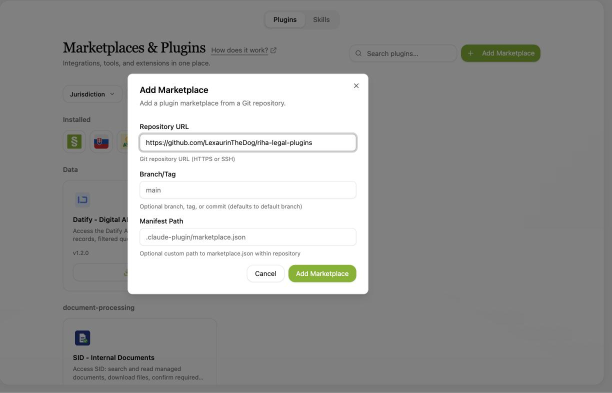
#> input picture promo/shots/01_marketplace.png, 1224 x 786 px, given in place of 01_sablona_word.png, which was not available (shown at 1/2 size)
$ python make_hlavicka.py
#> lines starting #> are read from the running program, lines starting #| are printed output that depends on the picture; pictures that were not available may be replaced by others from this repository, and a replacement may not be noted
### promo/make_frames.py
"""Snímky promo videa: titulkové karty + screenshoty s titulkem. Výstup frames/NN.png (1920x1080)."""
import glob, os
from PIL import Image, ImageDraw, ImageFont

W, H = 1920, 1080
BG, INK, ACC, MUTED = (20, 33, 48), (244, 240, 230), (201, 164, 92), (160, 172, 186)
GAR = os.path.expanduser("~/Library/Fonts/Garamond.ttc")
SANS = "/System/Library/Fonts/Helvetica.ttc"
f = lambda path, size: ImageFont.truetype(path, size)
HERE = os.path.dirname(os.path.abspath(__file__))


def wrap(d, text, font, width):
    lines, cur = [], ""
    for w in text.split():
        t = (cur + " " + w).strip()
        if d.textlength(t, font=font) <= width:
            cur = t
        else:
            lines.append(cur); cur = w
    return lines + [cur]


def card(title, lines=(), kicker="", foot="", qr=None):
#> called with title = 'Hlavičkový papír, smlouva a žaloba', kicker = 'CODEXIS AI · ukázka'
    im = Image.new("RGB", (W, H), BG); d = ImageDraw.Draw(im)
#> after `im = Image.new('RGB', (W, H), BG)`:
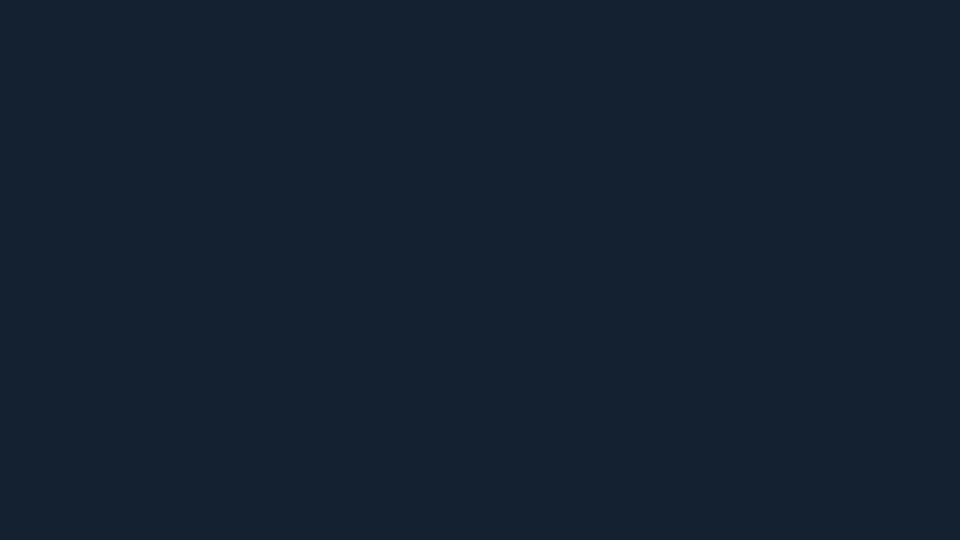
#> im: PIL image 1920x1080 RGB (shown at 1/2 size); mean R, G, B 20, 33, 48
    x, y = 160, 190
    if kicker:
        d.text((x, y), kicker.upper(), font=f(SANS, 30), fill=ACC); y += 70
    for ln in wrap(d, title, f(GAR, 92), W - 2 * x - (520 if qr else 0)):
#> in wrap, `lines, cur = [], ""`: cur = ''
        d.text((x, y), ln, font=f(GAR, 92), fill=INK); y += 104
#> this loop made 2 passes
#> after the loop, y = 468
    y += 40
#> y = 508
    d.line((x, y, x + 180, y), fill=ACC, width=4); y += 60
#> after `y += 60`: y = 568
    for ln in lines:
        for i, part in enumerate(wrap(d, ln, f(SANS, 40), W - 2 * x - (520 if qr else 0))):
            d.text((x, y), part, font=f(SANS, 40), fill=INK if i == 0 and ln[:1].isdigit() else MUTED if not ln[:1].isdigit() else INK); y += 56
        y += 18
#> this loop made 2 passes
#> y on passes 1 to 2: 698, 772
#> after the loop, y = 772
    if qr:
        q = Image.open(qr).convert("RGB").resize((420, 420)); im.paste(q, (W - 160 - 420, 300))
    if foot:
        d.text((x, H - 110), foot, font=f(SANS, 28), fill=MUTED)
    return im


def shot(path, caption):
    im = Image.new("RGB", (W, H), BG); d = ImageDraw.Draw(im)
    s = Image.open(path).convert("RGB"); s.thumbnail((W - 160, H - 230))
    im.paste(s, ((W - s.width) // 2, 50))
    d.rectangle((0, H - 150, W, H), fill=(12, 20, 30))
    d.text((80, H - 112), caption, font=f(SANS, 44), fill=INK)
    return im


def page(path, kicker, title, notes):
    """Stránka dokumentu vlevo přes celou výšku, komentář vpravo."""
    im = Image.new("RGB", (W, H), BG); d = ImageDraw.Draw(im)
    p = Image.open(path).convert("RGB"); p.thumbnail((W, H - 60))
    im.paste(p, (80, 30))
    x, y, w = 80 + p.width + 90, 200, W - (80 + p.width + 90) - 90
    d.text((x, y), kicker.upper(), font=f(SANS, 28), fill=ACC); y += 60
    for ln in wrap(d, title, f(GAR, 64), w):
        d.text((x, y), ln, font=f(GAR, 64), fill=INK); y += 74
    y += 30; d.line((x, y, x + 140, y), fill=ACC, width=4); y += 50
    for n in notes:
        for i, ln in enumerate(wrap(d, n, f(SANS, 34), w)):
            d.text((x, y), ln, font=f(SANS, 34), fill=INK if i == 0 else MUTED); y += 46
        y += 22
    return im


FOOT = "JUDr. Vojtěch Říha, Ph.D. · RIHA legal · výstupy AI vždy ověřuje advokát"
REPO = "github.com/LexaurinTheDog/riha-legal-plugins"
# [39 lines left out: function main, not called in this run]


# [2 lines that do not run on import are left out]

### promo/make_hlavicka.py
"""Video: hlavičkový papír RIHA legal ze zadaných údajů -> smlouva a žaloba (CODEXIS AI)."""
import os
from make_frames import card, shot, page, FOOT, REPO
from build_video import build

HERE = os.path.dirname(os.path.abspath(__file__))
S = os.path.join(HERE, "hlavicka", "shots_v2")
OUT = os.path.join(HERE, "hlavicka", "frames")


seq = [
    (card("Hlavičkový papír, smlouva a žaloba",
          ["Schválená šablona RIHA legal → smlouva o právních službách a žaloba na zaplacení.",
           "Smyšlené strany, údaje klientů ponechány jako [DOPLNIT]."],
          kicker="CODEXIS AI · ukázka", foot=FOOT), 5.5),
    (shot(f"{S}/01_sablona_word.png", "Hlavičkový papír podle vzoru kanceláře – ověřeno ve Wordu (1. a 2. strana)"), 6.5),
    (shot(f"{S}/02_zadani_smlouva.png", "1  Nahraji šablonu a zadám smlouvu o poskytování právních služeb"), 6.0),
    (shot(f"{S}/03_prubeh.png", "Agent ověří zákon o advokacii a tarif a píše jen do těla šablony"), 6.0),
    (page(f"{S}/04_smlouva_str1.png", "Výstup 1 · strana 1", "Smlouva o poskytování právních služeb",
          ["Plná hlavička: IČ, ev. č. ČAK, sídlo, kontakty, účet", "Časová odměna 3 000 Kč, záloha 20 000 Kč",
           "Výslovně: advokát není plátcem DPH", "Údaje klienta [DOPLNIT]"]), 8.0),
    (page(f"{S}/05_smlouva_str2.png", "Výstup 1 · strana 2", "Výpověď podle § 20 ZA a podpisy",
          ["Klient kdykoli, advokát jen ze zákonných důvodů", "15 dnů neodkladných úkonů po skončení",
           "Každá strana má vlastní místo a datum podpisu"]), 7.5),
    (shot(f"{S}/06_zadani_zaloba.png", "2  Na stejném hlavičkovém papíře zadám žalobu na zaplacení"), 6.0),
    (page(f"{S}/07_zaloba_str1.png", "Výstup 2 · strana 1", "Žaloba o zaplacení 245 000 Kč",
          ["Soud podle sídla žalovaného [DOPLNIT]", "Prodlení od 16. 5. 2026",
           "Úrok 11,50 %: repo ČNB k 1. 1. 2026 (3,50 %) + 8 p. b.", "Paušál 1 200 Kč mezi podnikateli"]), 8.0),
    (page(f"{S}/08_zaloba_str2.png", "Výstup 2 · strana 2", "Poplatek, náklady a petit",
          ["Soudní poplatek 5 %: 12 250 Kč", "Odměna 3 × 9 300 Kč + 3 × 450 Kč",
           "Předběžné náklady 41 500 Kč", "Čísla ověřena proti předpisům k 26. 9. 2026"]), 8.5),
    (card("Návrh připraví AI. Podpis zůstává advokátovi.",
          ["Každý výstup před odesláním kontroluje advokát.", "Oborové skilly pro CODEXIS AI: " + REPO],
          kicker="RIHA legal", foot=FOOT, qr=os.path.join(HERE, "qr_marketplace.png")), 6.0),
]
#> in shot, s is the input picture: PIL image 1224x786 RGB; mean R, G, B 152, 152.3, 151.5
#> in shot, `im.paste(s, ((W - s.width) // 2, 50))`:
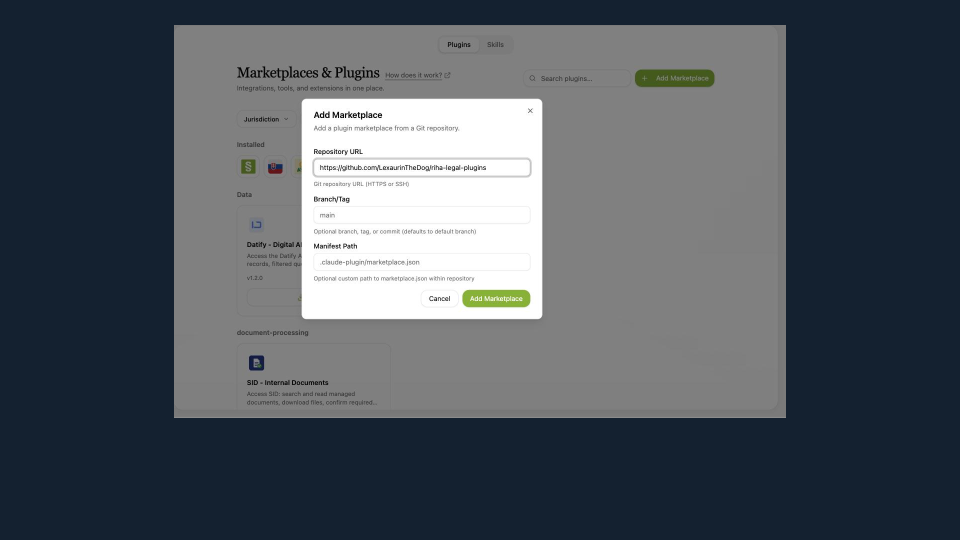
#> im: PIL image 1920x1080 RGB (shown at 1/2 size); mean R, G, B 81.3, 88.4, 96
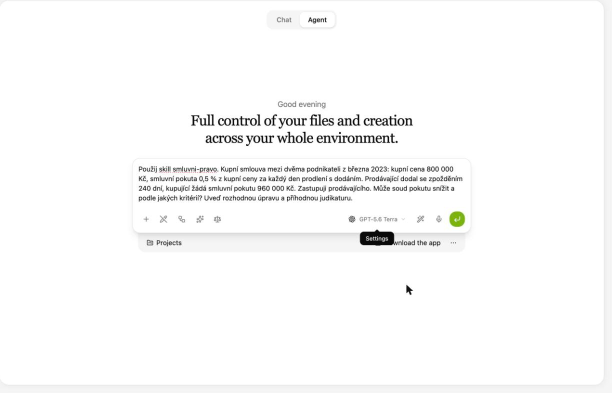
#> input picture promo/shots/02_zadani.png, 1224 x 786 px, given in place of 02_zadani_smlouva.png, which was not available (shown at 1/2 size)
#> in shot, s is the input picture: PIL image 1224x786 RGB; mean R, G, B 249.8, 249.9, 249.7
#> in shot (call 2), `im.paste(s, ((W - s.width) // 2, 50))`:
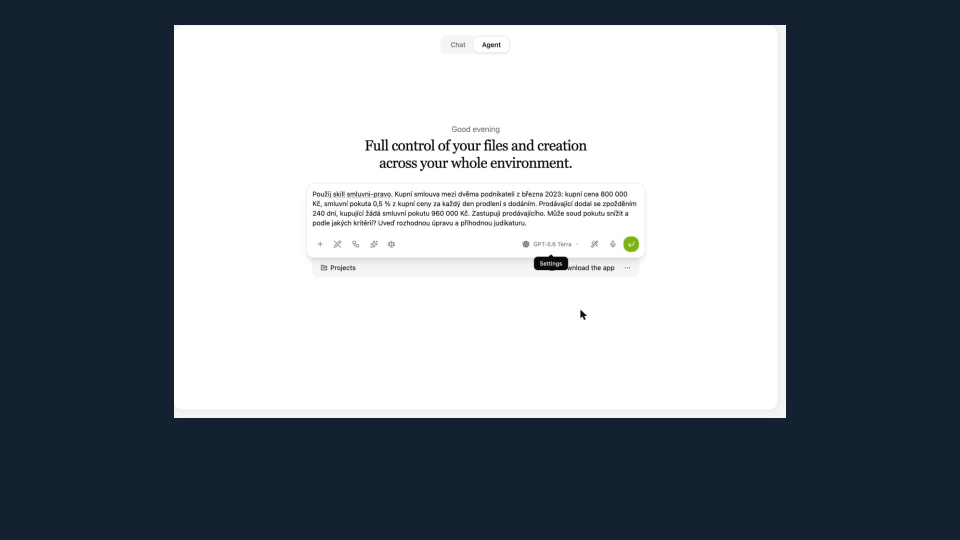
#> im: PIL image 1920x1080 RGB (shown at 1/2 size); mean R, G, B 126.6, 133.6, 141.6
#> call 3 of shot, with path = 'promo/hlavicka/shots_v2/03_prubeh.png'
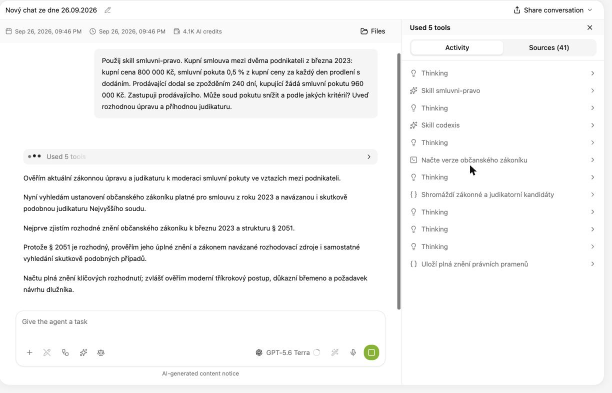
#> input picture promo/shots/03_prubeh.png, 1224 x 786 px, found by its file name (shown at 1/2 size)
#> in shot, s is the input picture: PIL image 1224x786 RGB; mean R, G, B 246, 246.1, 246
#> in shot (call 3), `im.paste(s, ((W - s.width) // 2, 50))`:
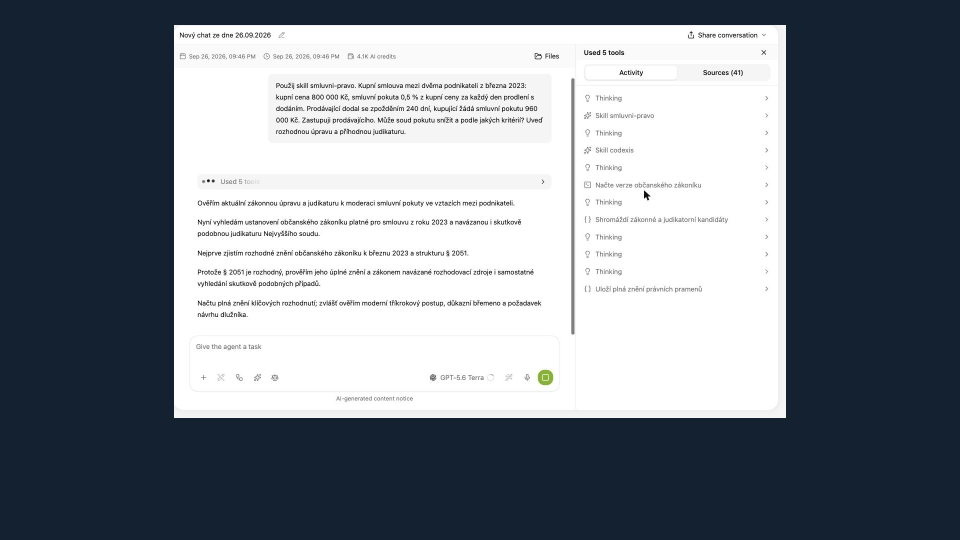
#> im: PIL image 1920x1080 RGB (shown at 1/2 size); mean R, G, B 124.9, 131.9, 139.8
#> in page, `im.paste(p, (80, 30))`:
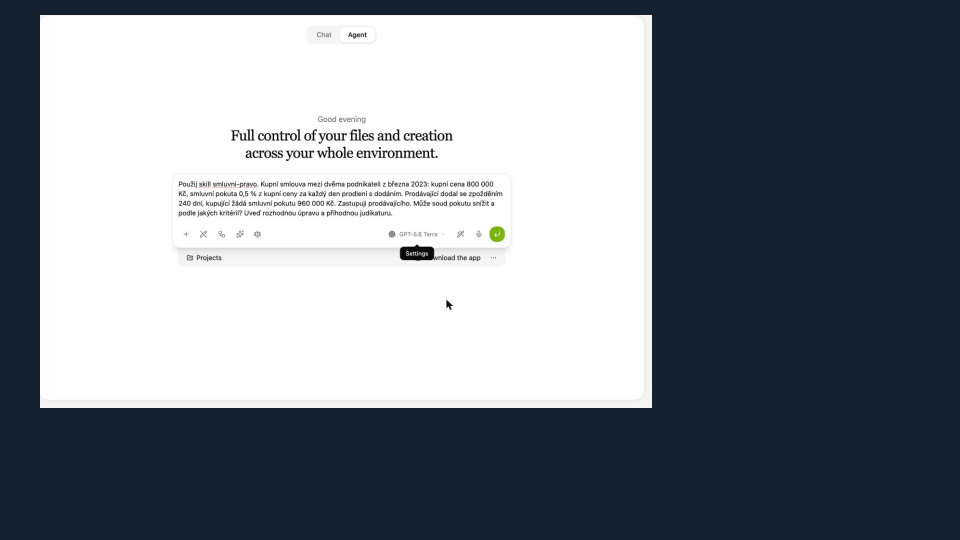
#> im: PIL image 1920x1080 RGB (shown at 1/2 size); mean R, G, B 126.6, 133.6, 141.6
#> the loop in page, `for ln in wrap(d, title, f(GAR, 64), w):` made 4 passes
#> (ln, y) on passes 1 to 4: ('Smlouva o', 334), ('poskytování', 408), ('právních', 482), ('služeb', 556)
#> after the loop in page, `for ln in wrap(d, title, f(GAR, 64), w):`: y = 556
#> in page, `y += 30`: y = 586
#> in page, `y += 50`: y = 636
#> the loop in page, `for n in notes:` made 4 passes
#> (n, y) on passes 2 to 4: ('Časová odměna 3 000 Kč, záloha 20 000 Kč', 864), ('Výslovně: advokát není plátcem DPH', 978), ('Údaje klienta [DOPLNIT]', 1046)
#> y on pass 1: 750
#> after the loop in page, `for n in notes:`: y = 1046
#> (the run stopped early here; a loop or call above may not have finished)
